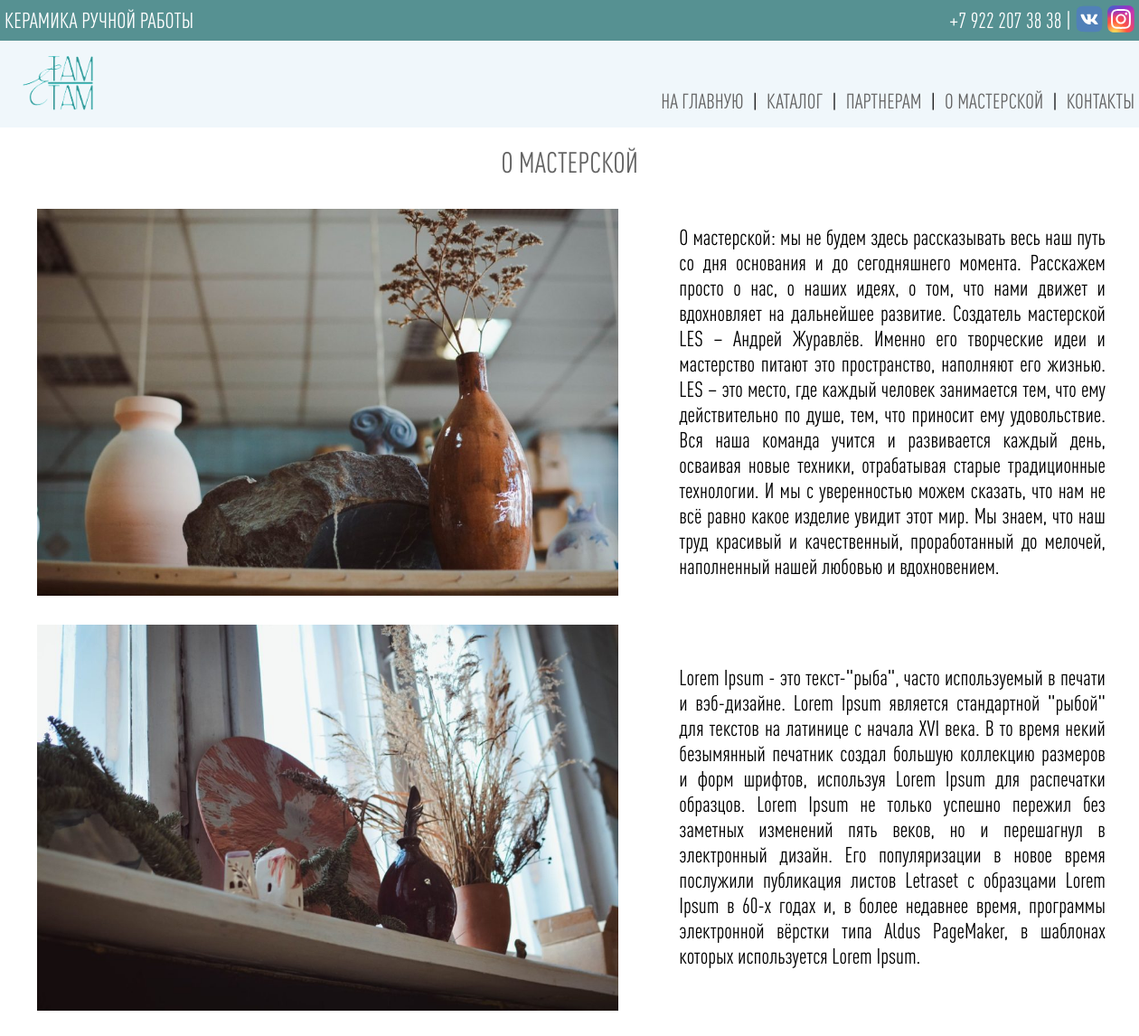
/about/, run on an earlier commit of the app's database.
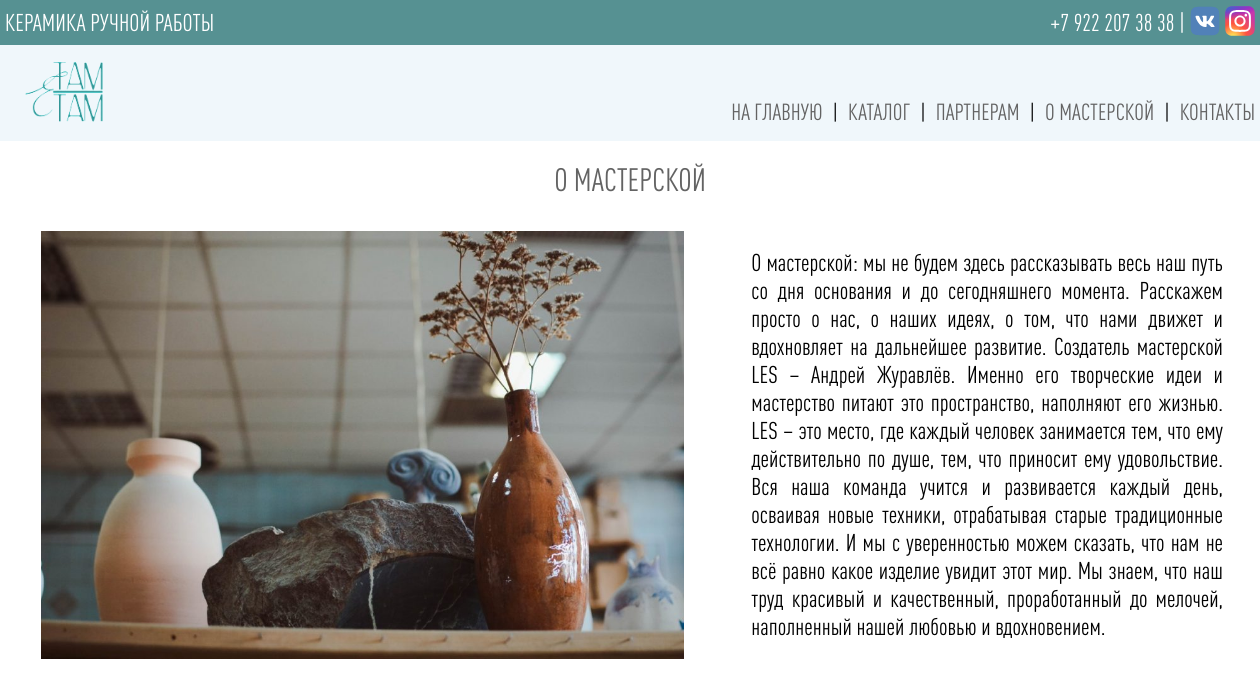
And on a later commit of the database.
### main/models.py (models this page shows)
class About(models.Model):
    image = models.ImageField(upload_to='catalog/images', verbose_name='Фото для статьи', null=True)
    text = models.TextField(verbose_name='Текст статьи')

### main/views.py (the view)
# urls.py: path('about/', views.about, name='about'),
def about(request):
    abouts = About.objects.order_by()
    context = {'abouts' : abouts}
    return render(request, 'main/about.html', context)

### cart/cart.py (called while the page is built)
    def __iter__(self):
        product_ids = self.cart.keys()
        products = Product.objects.filter(id__in=product_ids)
        cart = self.cart.copy()
        for product in products:
            cart[str(product.id)]['product'] = product
        for item in cart.values():
            item['price'] = Decimal(item['price'])
            item['total_price'] = item['price'] * item['quantity']
            yield item

### main/context_processors.py (called while the page is built)
def product_cart_context(request):
    cartForm = CartForm()
    cart = Cart(request)
    len_product = 0
    for item in cart:
        item['update_quantity_form'] = CartAddProductForm(initial={'quantity': item['quantity'],
                                                                   'update': True})
        len_product += 1
    return ({'cart' : cart, 'len_product' : len_product, 'cartForm' : cartForm})

### main/templates/main/about.html
{% extends 'main/base.html' %}
{% block content %}
    <div class="container-fluid-about">
        <h1 class="title-of-page">О мастерской</h1>
        {% for about in abouts %}
            <div class="about-block">
                <div class="about-photo">
                    <img src="{{ about.image.url }}" alt="">
                </div>
                <div class="about-text">
                    <p>{{ about.text }}</p>
                </div>
            </div>
        {% endfor %}
    </div>
{% endblock %}

What changed in the data, as far as the page shows it:
removed About: image (picture), text "Lorem Ipsum - это текст-\"рыба\", часто используемый в печати и вэб-дизайне. Lorem Ipsum является стандартной \"рыбой\" для текстов на латинице с начала XVI века. В то время некий безымянный печатник создал большую коллекцию размеров и форм шрифтов, используя Lorem Ipsum для распечатки образцов. Lorem Ipsum не только успешно пережил без заметных изменений пять веков, но и перешагнул в электронный дизайн. Его популяризации в новое время послужили публикация листов Letraset с образцами Lorem Ipsum в 60-х годах и, в более недавнее время, программы электронной вёрстки типа Aldus PageMaker, в шаблонах которых используется Lorem Ipsum."
